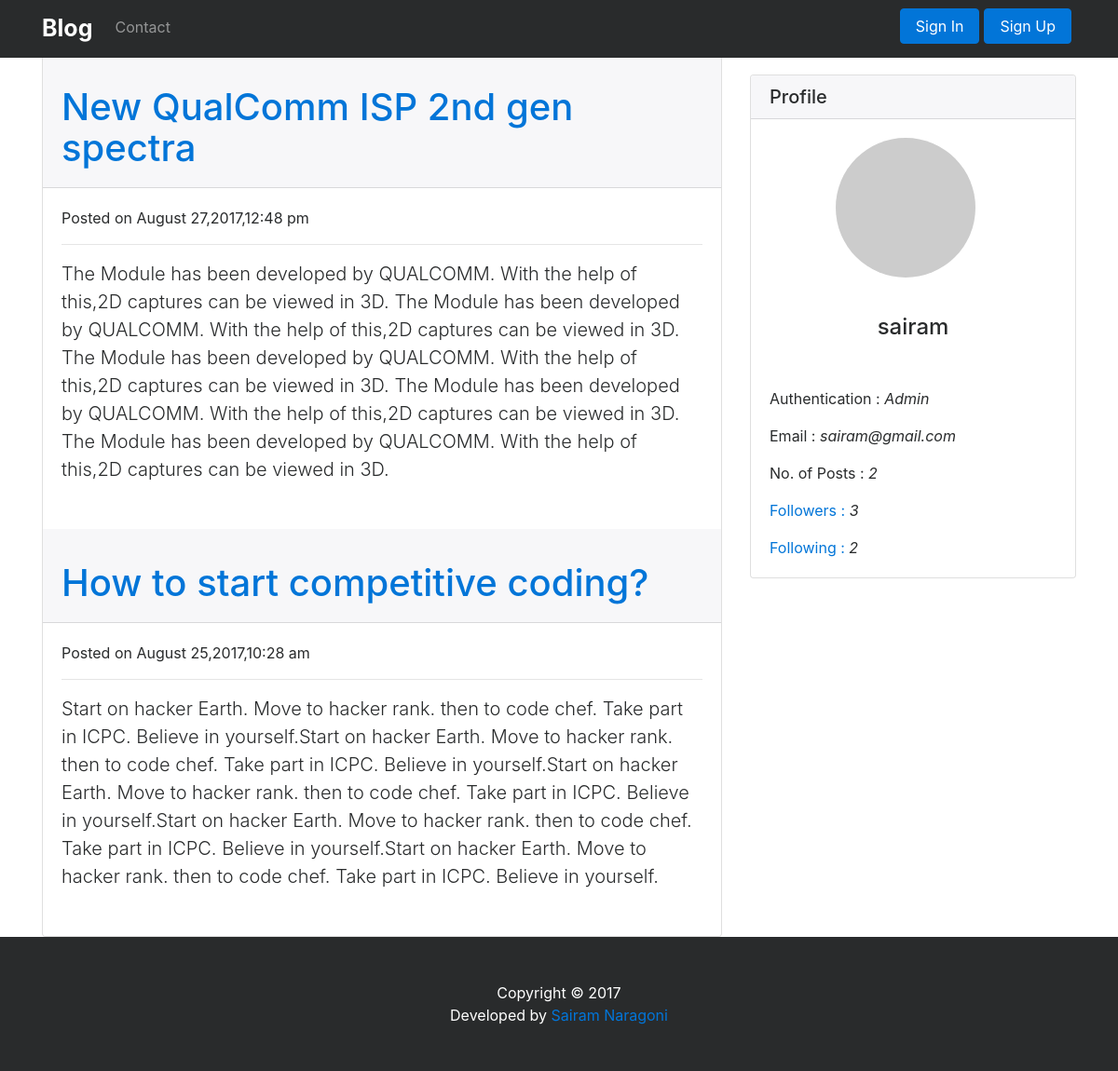
/users.php?id=1, run on the app's committed database.
### tables this page shows
CREATE TABLE `posts` (
  `id` int(11) NOT NULL,
  `title` varchar(150) NOT NULL,
  `body` text NOT NULL,
  `user_id` int(11) NOT NULL,
  `cate_id` int(11) NOT NULL,
  `create_date` datetime NOT NULL DEFAULT CURRENT_TIMESTAMP
);

CREATE TABLE `users` (
  `id` int(11) NOT NULL,
  `username` varchar(20) NOT NULL,
  `email` varchar(64) NOT NULL,
  `password` varchar(255) NOT NULL,
  `admin` int(11) NOT NULL DEFAULT '0',
  `active` int(11) NOT NULL DEFAULT '0',
  `hash` varchar(255) NOT NULL,
  `avatar` varchar(255) NOT NULL
);

### users.php (the view, shortened to what this page needs)
<?php include('includes/header.php'); ?>
<?php
    include('includes/connection.php');
    $user_id = $_GET['id'];
    $post_query = "SELECT p.id,p.title,p.body,p.create_date
                  FROM `posts` AS p
                  WHERE p.user_id = $user_id
                  ORDER BY `create_date` DESC ";
    $post_result = mysqli_query($conn,$post_query);
    $row_count = mysqli_num_rows($post_result);
    $user_query = "SELECT * FROM `users` WHERE users.id = '$user_id'";
    $user_result = mysqli_query($conn,$user_query);
    $followers_query = "SELECT * FROM `followers` WHERE `parent_id` = '$user_id'";
    $followers_result = mysqli_query($conn,$followers_query);
    $followers_count = mysqli_num_rows($followers_result);
    $following_query = "SELECT * FROM `followers` WHERE `follower_id` = '$user_id'";
    $following_result = mysqli_query($conn,$following_query);
    $following_count = mysqli_num_rows($following_result);
?>
    <div class="container">
        <div class="row">
            <div class="col-lg-8">
                <?php if($row_count) : ?>
                <div class="card">
                <?php while($row = mysqli_fetch_array($post_result)) : ?>
                <div class="card-header"><h1 class="mt-4"><a href="post.php?id=<?php echo $row['id']; ?>"><?php echo $row['title']; ?></a></h1></div>
                <div class="card-block" style="padding-bottom: 0px;">
                <p>Posted on <?php echo date("F j,Y,g:i a",strtotime($row['create_date']));?></p>
                <hr>
                <p class="lead"><?php echo $row['body']; ?></p>
                </div>
                <?php endwhile; ?>
                </div>
            <?php endif; ?>
            </div>
            <div class="col-md-4">
                <div class="card my-4">
                    <h5 class="card-header">Profile</h5>
                    <?php while($row = mysqli_fetch_array($user_result)) : ?>
                    <div class="card-block" style="margin: auto;">
                    	<?php
                    		if($row['avatar']!=0)
                    		{
								echo "<img class='d-flex mr-3 rounded-circle' style='Width:150px;height:150px;' src='images/avatars/".$row['avatar']."' >";
                    		}
                    		else
                    		{
                    			echo "<img class='d-flex mr-3 rounded-circle' src='http://placehold.it/150x150' alt='profile_img'>";
                    		}
						?>
                    </div>
                    <div class="card-block" style="margin: auto;">
                        <h4 class="card-title"><?php echo $row['username'] ;?></h4>
                    </div>
                    <div class="card-block">
                        <p class="card-text">Authentication : <cite title="Source Title">
                            <?php
                                if($row['admin'] == 1)
                                    echo "Admin";
                                else
                                    echo "Blogger";
                            ?>
                        </cite></p>
                        <p class="card-text">Email : <cite title="Source Title"><?php echo $row['email']; ?></cite></p>
                        <p class="card-text">No. of Posts : <cite title="Source Title"><?php echo $row_count; ?></cite></p>
                        <p class="card-text"><a href="follow.php?id=<?php echo $user_id;?>&follow=ers">Followers : </a><cite title="Source Title" id="follower_count"><?php echo $followers_count; ?></cite></p>
                        <p class="card-text"><a href="follow.php?id=<?php echo $user_id;?>&follow=ing">Following : </a><cite title="Source Title"><?php echo $following_count; ?></cite></p>
                    </div>
                    <?php endwhile;?>
                </div>
            </div>
<?php include('includes/footer.php'); ?>

### css/blog-post.css (style rules this page uses)
body { padding-top: 54px; }
@media (min-width: 992px) { body { padding-top: 56px; } }

### data on the page
posts: title "New QualComm ISP 2nd gen spectra", create_date "August 27,2017,12:48 pm", body "The Module has been developed by QUALCOMM. With the help of this,2D captures can be viewed in 3D. The Module has been developed by QUALCOMM. With the help of this,2D captures can be viewed in 3D. The Module has been developed by QUALCOMM. With the help of this,2D captures can be viewed in 3D. The Module has been developed by QUALCOMM. With the help of this,2D captures can be viewed in 3D. The Module has been developed by QUALCOMM. With the help of this,2D captures can be viewed in 3D."
posts: title "How to start competitive coding?", create_date "August 25,2017,10:28 am", body "Start on hacker Earth. Move to hacker rank. then to code chef. Take part in ICPC. Believe in yourself.Start on hacker Earth. Move to hacker rank. then to code chef. Take part in ICPC. Believe in yourself.Start on hacker Earth. Move to hacker rank. then to code chef. Take part in ICPC. Believe in yourself.Start on hacker Earth. Move to hacker rank. then to code chef. Take part in ICPC. Believe in yourself.Start on hacker Earth. Move to hacker rank. then to code chef. Take part in ICPC. Believe in yourself."
users: username "sairam", admin "Admin", email "sairam@gmail.com"
